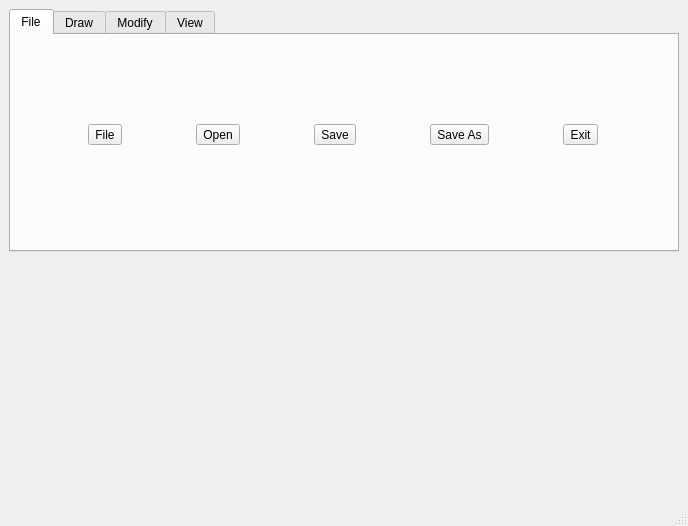
<?xml version="1.0" encoding="UTF-8"?>
<ui version="4.0">
 <class>MainWindow</class>
 <widget class="QMainWindow" name="MainWindow">
  <property name="geometry">
   <rect>
    <x>0</x>
    <y>0</y>
    <width>688</width>
    <height>526</height>
   </rect>
  </property>
  <property name="windowTitle">
   <string>MainWindow</string>
  </property>
  <widget class="QWidget" name="centralwidget">
   <layout class="QVBoxLayout" name="verticalLayout">
    <item>
     <widget class="QTabWidget" name="tabWidget">
      <property name="currentIndex">
       <number>0</number>
      </property>
      <widget class="QWidget" name="FileTab">
       <attribute name="title">
        <string>File</string>
       </attribute>
       <widget class="QWidget" name="horizontalLayoutWidget">
        <property name="geometry">
         <rect>
          <x>9</x>
          <y>39</y>
          <width>651</width>
          <height>121</height>
         </rect>
        </property>
        <layout class="QHBoxLayout" name="FileHLayout">
         <item>
          <widget class="QToolButton" name="NewTB">
           <property name="text">
            <string>File</string>
           </property>
           <property name="toolButtonStyle">
            <enum>Qt::ToolButtonTextUnderIcon</enum>
           </property>
          </widget>
         </item>
         <item>
          <widget class="QToolButton" name="OpenTB">
           <property name="text">
            <string>Open</string>
           </property>
           <property name="toolButtonStyle">
            <enum>Qt::ToolButtonTextUnderIcon</enum>
           </property>
          </widget>
         </item>
         <item>
          <widget class="QToolButton" name="SaveTB">
           <property name="text">
            <string>Save</string>
           </property>
           <property name="toolButtonStyle">
            <enum>Qt::ToolButtonTextUnderIcon</enum>
           </property>
          </widget>
         </item>
         <item>
          <widget class="QToolButton" name="SaveAsTB">
           <property name="text">
            <string>Save As</string>
           </property>
           <property name="toolButtonStyle">
            <enum>Qt::ToolButtonTextUnderIcon</enum>
           </property>
          </widget>
         </item>
         <item>
          <widget class="QToolButton" name="ExitTB">
           <property name="text">
            <string>Exit</string>
           </property>
           <property name="toolButtonStyle">
            <enum>Qt::ToolButtonTextUnderIcon</enum>
           </property>
          </widget>
         </item>
        </layout>
       </widget>
      </widget>
      <widget class="QWidget" name="DrawTab">
       <attribute name="title">
        <string>Draw</string>
       </attribute>
      </widget>
      <widget class="QWidget" name="ModifyTab">
       <attribute name="title">
        <string>Modify</string>
       </attribute>
      </widget>
      <widget class="QWidget" name="ViewTab">
       <attribute name="title">
        <string>View</string>
       </attribute>
      </widget>
     </widget>
    </item>
    <item>
     <spacer name="verticalSpacer">
      <property name="orientation">
       <enum>Qt::Vertical</enum>
      </property>
      <property name="sizeHint" stdset="0">
       <size>
        <width>20</width>
        <height>221</height>
       </size>
      </property>
     </spacer>
    </item>
   </layout>
  </widget>
  <widget class="QMenuBar" name="menubar">
   <property name="geometry">
    <rect>
     <x>0</x>
     <y>0</y>
     <width>688</width>
     <height>25</height>
    </rect>
   </property>
  </widget>
  <widget class="QStatusBar" name="statusbar"/>
  <action name="actionNew">
   <property name="icon">
    <iconset resource="icons.qrc">
     <normaloff>:/icons/icons/New file.png</normaloff>:/icons/icons/New file.png</iconset>
   </property>
   <property name="text">
    <string>New</string>
   </property>
   <property name="menuRole">
    <enum>QAction::NoRole</enum>
   </property>
  </action>
  <action name="actionOpen">
   <property name="icon">
    <iconset resource="icons.qrc">
     <normaloff>:/icons/icons/Open file.png</normaloff>:/icons/icons/Open file.png</iconset>
   </property>
   <property name="text">
    <string>Open</string>
   </property>
   <property name="menuRole">
    <enum>QAction::NoRole</enum>
   </property>
  </action>
  <action name="actionSave">
   <property name="icon">
    <iconset resource="icons.qrc">
     <normaloff>:/icons/icons/Save.png</normaloff>:/icons/icons/Save.png</iconset>
   </property>
   <property name="text">
    <string>Save</string>
   </property>
   <property name="menuRole">
    <enum>QAction::NoRole</enum>
   </property>
  </action>
  <action name="actionSaveAs">
   <property name="icon">
    <iconset resource="icons.qrc">
     <normaloff>:/icons/icons/Save as.png</normaloff>:/icons/icons/Save as.png</iconset>
   </property>
   <property name="text">
    <string>SaveAs</string>
   </property>
   <property name="menuRole">
    <enum>QAction::NoRole</enum>
   </property>
  </action>
  <action name="actionExit">
   <property name="icon">
    <iconset resource="icons.qrc">
     <normaloff>:/icons/icons/Exit.png</normaloff>:/icons/icons/Exit.png</iconset>
   </property>
   <property name="text">
    <string>Exit</string>
   </property>
   <property name="menuRole">
    <enum>QAction::NoRole</enum>
   </property>
  </action>
 </widget>
 <resources>
  <include location="icons.qrc"/>
 </resources>
 <connections/>
</ui>
